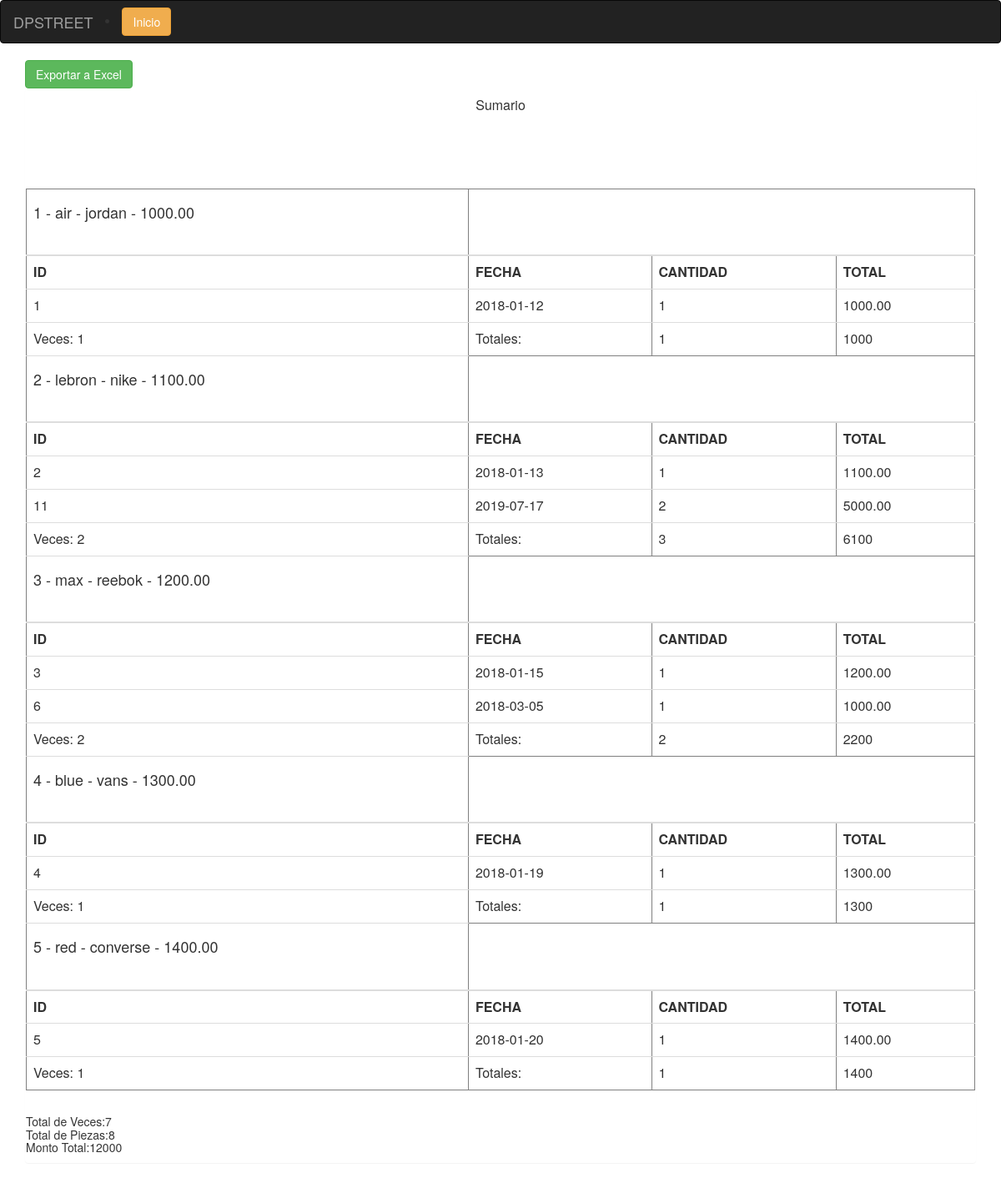
The page /Reportes/Sumario/Sumario.php on the database its author committed.
### tables this page shows
CREATE TABLE `ventas` (
  `id_venta` bigint(20) NOT NULL AUTO_INCREMENT,
  `id_cliente` bigint(20) NOT NULL,
  `id_producto` bigint(20) NOT NULL,
  `id_usuario` bigint(20) NOT NULL,
  `fecha` date NOT NULL,
  `cantidad` int(15) NOT NULL,
  `total` decimal(15,2) NOT NULL,
  PRIMARY KEY (`id_venta`),
  KEY `id_usuariof` (`id_usuario`),
  KEY `id_productof` (`id_producto`),
  KEY `id_clientef` (`id_cliente`)
);

CREATE TABLE `productos` (
  `id_producto` bigint(20) NOT NULL AUTO_INCREMENT,
  `producto` varchar(60) NOT NULL,
  `precio` decimal(15,2) NOT NULL,
  `marca` varchar(40) NOT NULL,
  PRIMARY KEY (`id_producto`)
);

### Reportes/Sumario/Sumario.php (the view, shortened to what this page needs)
<?php
include "conection.php";
?>
<?php
if ($_SESSION["idioma"]==2){
if(!isset($_SESSION['cuenta'])){
 echo "<script>location.href='index.php'</script>";
}
date_default_timezone_set('America/Hermosillo');
?>
<!DOCTYPE html>
<html>
<head>
  <script src="//ajax.googleapis.com/ajax/libs/jquery/1.11.0/jquery.min.js"></script>
<script src="//netdna.bootstrapcdn.com/bootstrap/3.1.1/js/bootstrap.min.js"></script>
<link rel="stylesheet" type="text/css" href="../app/css/bootstrap.min.css">
<!DOCTYPE html>
<html lang="en">
<head>
  <title>DPSTREET</title>
  <meta charset="utf-8">
  <meta name="viewport" content="width=device-width, initial-scale=1">
  <link rel="stylesheet" href="https://maxcdn.bootstrapcdn.com/bootstrap/3.3.7/css/bootstrap.min.css">
  <script src="https://ajax.googleapis.com/ajax/libs/jquery/3.3.1/jquery.min.js"></script>
  <script src="https://maxcdn.bootstrapcdn.com/bootstrap/3.3.7/js/bootstrap.min.js"></script>
</head>
<body>
<nav class="navbar navbar-inverse">
  <div class="container-fluid">
    <div class="navbar-header">
         <a class="navbar-brand" href="#">DPSTREET</a>
          </div>
            <li><a href="/dpstreet1/menu1.php" button class="btn btn-warning navbar-btn" class="center-align" type="submit" name="action">Home</a></li>
        </div>
      </div>
    </form>
  </div>
</nav>
  <title>Reports</title>
</head>
<body>
<div class="container">
    <div class="row ">
        <div class="col-lg-12">
            <a class="btn btn-success" id="export-btn">Export to Excel</a>
<?php
$users = $con->query("SELECT * FROM productos,ventas WHERE productos.id_producto =ventas.id_producto ORDER BY productos.id_producto");
?>
<br>
<div class="panel">
            <div class="panel-heading">
                <h1 class="panel-title text-center">Sumary</h1>
            </div>
<table class="table" border=1 cellspacing=1 align=center>
    <tbody>
<?php
$miprod="";
$monto=0;
$piezas=0;
$veces=0;
$tmonto=0;
$tpiezas=0;
$tveces=0;
while($r=$users->fetch_object()):?>
    <?php if($miprod != $r->id_producto)
        {
            if ($miprod != "")
            {
                    echo "<TR><TD> Veces: ".$veces." </TD>";
                    echo "<TD>Totales:</TD><TD>".$piezas."</TD>";
                    echo "<TD>".$monto."</TD><TR>";
                        $tveces = $tveces + $veces;
                        $tpiezas = $tpiezas + $piezas;
                        $tmonto = $tmonto + $monto;
                        $veces = $piezas = $monto = 0;
                    echo "</TBODY></TABLE><br></TD></TR>";
            }
            echo "<TR><TD><h4>".$r->id_producto.'   -   '.$r->producto.'    -     '.$r->marca.'     -     '.$r->precio."</h4><BR>";
            echo "<TABLE width ='50%' height='100px' border=1 cellspacing=1 align=center ><TBODY><TR><TH>ID</TH><TH>FECHA</TH><TH>CANTIDAD</TH><TH>TOTAL</TH></TR><TR><TD>".$r->id_venta."</TD><TD>".$r->fecha."</TD><TD>".$r->cantidad."</TD><TD>".$r->total."</TD></TR>";
            $veces++;
            $piezas = $piezas + $r->cantidad;
            $monto = $monto + $r->total;
            $miprod= $r->id_producto;
        }
        else
        {
            echo "<TR><TD>".$r->id_venta."</TD><TD>".$r->fecha."</TD><TD>".$r->cantidad."</TD><TD>".$r->total."</TD></TR>";
            $veces++;
            $piezas = $piezas + $r->cantidad;
            $monto = $monto + $r->total;
        }
 endwhile;
 echo "<TR><TD> Veces: ".$veces." </TD><TD>Totales:</TD><TD>".$piezas." </TD><TD>".$monto."</TD></TR>";
                        $tveces = $tveces + $veces;
                        $tpiezas = $tpiezas + $piezas;
                        $tmonto = $tmonto + $monto;
 ?>
</tbody></table><br></TD><TR>
</tbody><table><h5>
    Total de Veces:<?php echo $tveces; ?><br>
    Total de Piezas:<?php echo $tpiezas; ?>
<br>Monto Total:<?php echo $tmonto; ?><br>
</h5>
        </div>
    </div>
    <script src="../jquery.table2excel.js"></script>
<script type="text/javascript">
 jQuery(document).ready(function() {
    $('#export-btn').on('click', function(e){
        e.preventDefault();
        ResultsToTable();
    });
    function ResultsToTable(){
        $(".table").table2excel({
            exclude: ".noExl",
            name: "Results"
        });
    }
});
</script>
</body>
</html>
<?php } else { ?>
<html>
<head>
<link rel="stylesheet" type="text/css" href="../app/css/bootstrap.min.css">
<!DOCTYPE html>
<html lang="en">
<head>
  <link rel="stylesheet" href="https://maxcdn.bootstrapcdn.com/bootstrap/3.3.7/css/bootstrap.min.css">
</head>
<body>
<nav class="navbar navbar-inverse">
  <div class="container-fluid">
    <div class="navbar-header">
         <a class="navbar-brand" href="#">DPSTREET</a>
          </div>
            <li><a href="/dpstreet1/menu1.php" button class="btn btn-warning navbar-btn" class="center-align" type="submit" name="action">Inicio</a></li>
        </div>
</nav>
</head>
<body>
<div class="container">
    <div class="row ">
        <div class="col-lg-12">
          <a class="btn btn-success" id="export-btn">Exportar a Excel</a>
<?php
$users = $con->query("SELECT * FROM productos,ventas WHERE productos.id_producto =ventas.id_producto ORDER BY productos.id_producto");
?>
<br>
<div class="panel">
            <div class="panel-heading">
                <h1 class="panel-title text-center">Sumario</h1>
            </div>
<table class="table" border=1 cellspacing=1 align=center>
    <tbody>
<?php
$miprod="";
$monto=0;
$piezas=0;
$veces=0;
$tmonto=0;
$tpiezas=0;
$tveces=0;
while($r=$users->fetch_object()):?>
    <?php if($miprod != $r->id_producto)
        {
            if ($miprod != "")
            {
                    echo "<TR><TD> Veces: ".$veces." </TD>";
                    echo "<TD>Totales:</TD><TD>".$piezas."</TD>";
                    echo "<TD>".$monto."</TD><TR>";
                        $tveces = $tveces + $veces;
                        $tpiezas = $tpiezas + $piezas;
                        $tmonto = $tmonto + $monto;
                        $veces = $piezas = $monto = 0;
                    echo "<br></TD></TR>";
            }
            echo "<TR><TD><h4>".$r->id_producto.'   -   '.$r->producto.'    -     '.$r->marca.'     -     '.$r->precio."</h4><BR>";
            echo "<TBODY><TR><TH>ID</TH><TH>FECHA</TH><TH>CANTIDAD</TH><TH>TOTAL</TH></TR><TR><TD>".$r->id_venta."</TD><TD>".$r->fecha."</TD><TD>".$r->cantidad."</TD><TD>".$r->total."</TD></TR>";
            $veces++;
            $piezas = $piezas + $r->cantidad;
            $monto = $monto + $r->total;
            $miprod= $r->id_producto;
        }
        else
        {
            echo "<TR><TD>".$r->id_venta."</TD><TD>".$r->fecha."</TD><TD>".$r->cantidad."</TD><TD>".$r->total."</TD></TR>";
            $veces++;
            $piezas = $piezas + $r->cantidad;
            $monto = $monto + $r->total;
        }
 endwhile;
 echo "<TR><TD> Veces: ".$veces." </TD><TD>Totales:</TD><TD>".$piezas." </TD><TD>".$monto."</TD></TR>";
                        $tveces = $tveces + $veces;
                        $tpiezas = $tpiezas + $piezas;
                        $tmonto = $tmonto + $monto;
 ?>
</tbody></table><br></TD><TR>
</tbody><table><h5>
    Total de Veces:<?php echo $tveces; ?><br>
    Total de Piezas:<?php echo $tpiezas; ?>
<br>Monto Total:<?php echo $tmonto; ?><br>
</h5>
        </div>
    </div>
</body>
</html>
<?php } ?>

### rows shown on the page
ventas: id_producto "1", id_producto.producto "air", id_producto.marca "jordan", id_producto.precio "1000.00", id_venta "1", fecha "2018-01-12", cantidad "1", total "1000.00"
ventas: veces "1", piezas "1", monto "1000", id_producto "2", id_producto.producto "lebron", id_producto.marca "nike", id_producto.precio "1100.00", id_venta "2", fecha "2018-01-13", cantidad "1", total "1100.00"
ventas: id_venta "11", fecha "2019-07-17", cantidad "2", total "5000.00"
ventas: veces "2", piezas "3", monto "6100", id_producto "3", id_producto.producto "max", id_producto.marca "reebok", id_producto.precio "1200.00", id_venta "3", fecha "2018-01-15", cantidad "1", total "1200.00"
ventas: id_venta "6", fecha "2018-03-05", cantidad "1", total "1000.00"
ventas: veces "2", piezas "2", monto "2200", id_producto "4", id_producto.producto "blue", id_producto.marca "vans", id_producto.precio "1300.00", id_venta "4", fecha "2018-01-19", cantidad "1", total "1300.00"
ventas: veces "1", piezas "1", monto "1300", id_producto "5", id_producto.producto "red", id_producto.marca "converse", id_producto.precio "1400.00", id_venta "5", fecha "2018-01-20", cantidad "1", total "1400.00"

### other values the page prints
$veces "1"
$piezas "1"
$monto "1400"
$tveces "7"
$tpiezas "8"
$tmonto "12000"
